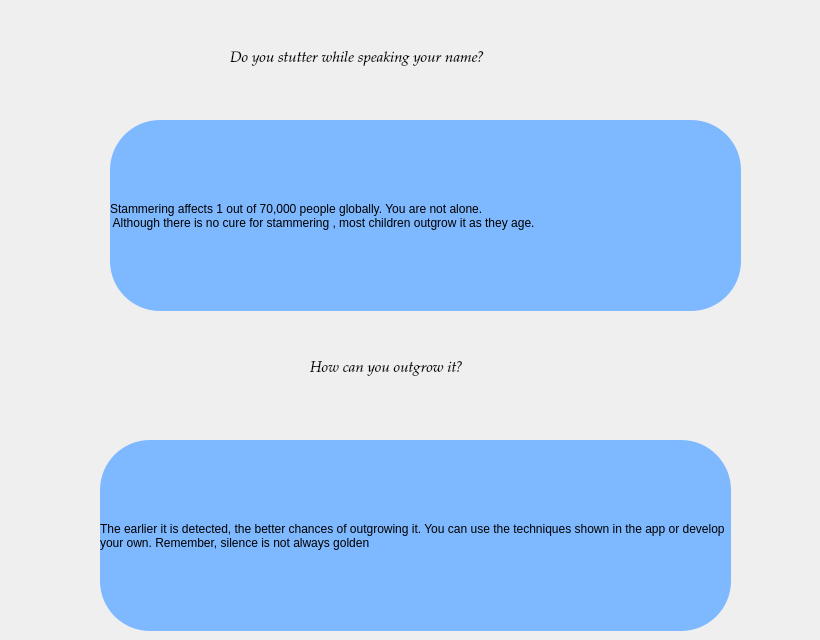
    <widget class="QWidget" name="page">
     <property name="styleSheet">
      <string notr="true"/>
     </property>
     <widget class="QLabel" name="label">
      <property name="geometry">
       <rect>
        <x>230</x>
        <y>30</y>
        <width>361</width>
        <height>61</height>
       </rect>
      </property>
      <property name="font">
       <font>
        <family>Palatino Linotype</family>
        <pointsize>11</pointsize>
       </font>
      </property>
      <property name="styleSheet">
       <string notr="true">background-color:&quot;pink&quot;;
border-radius:20px;
</string>
      </property>
      <property name="text">
       <string>&lt;html&gt;&lt;head/&gt;&lt;body&gt;&lt;p&gt;&lt;span style=&quot; font-style:italic;&quot;&gt;Do you stutter while speaking your name?&lt;/span&gt;&lt;/p&gt;&lt;/body&gt;&lt;/html&gt;</string>
      </property>
     </widget>
     <widget class="QPushButton" name="pushButton">
      <property name="geometry">
       <rect>
        <x>780</x>
        <y>20</y>
        <width>31</width>
        <height>41</height>
       </rect>
      </property>
      <property name="styleSheet">
       <string notr="true">image: url(:/newPrefix/download.jpg);
border-radius:10px;
color:&quot;red&quot;;</string>
      </property>
      <property name="text">
       <string/>
      </property>
     </widget>
     <widget class="QLabel" name="label_7">
      <property name="geometry">
       <rect>
        <x>110</x>
        <y>120</y>
        <width>631</width>
        <height>191</height>
       </rect>
      </property>
      <property name="styleSheet">
       <string notr="true">background-color:rgb(126, 184, 255);
font: 12pt &quot;Segoe Script&quot;;
border-radius:50px;
</string>
      </property>
      <property name="text">
       <string>Stammering affects 1 out of 70,000 people globally. You are not alone.
 Although there is no cure for stammering , most children outgrow it as they age.</string>
      </property>
      <property name="scaledContents">
       <bool>false</bool>
      </property>
      <property name="wordWrap">
       <bool>true</bool>
      </property>
     </widget>
     <widget class="QLabel" name="label_4">
      <property name="geometry">
       <rect>
        <x>310</x>
        <y>340</y>
        <width>201</width>
        <height>61</height>
       </rect>
      </property>
      <property name="font">
       <font>
        <family>Palatino Linotype</family>
        <pointsize>11</pointsize>
       </font>
      </property>
      <property name="styleSheet">
       <string notr="true">background-color:&quot;pink&quot;;
border-radius:20px;
</string>
      </property>
      <property name="text">
       <string>&lt;html&gt;&lt;head/&gt;&lt;body&gt;&lt;p&gt;&lt;span style=&quot; font-style:italic;&quot;&gt;How can you outgrow it?&lt;/span&gt;&lt;/p&gt;&lt;/body&gt;&lt;/html&gt;</string>
      </property>
     </widget>
     <widget class="QLabel" name="label_8">
      <property name="geometry">
       <rect>
        <x>100</x>
        <y>440</y>
        <width>631</width>
        <height>191</height>
       </rect>
      </property>
      <property name="styleSheet">
       <string notr="true">background-color:rgb(126, 184, 255);
font: 12pt &quot;Segoe Script&quot;;
border-radius:50px;
</string>
      </property>
      <property name="text">
       <string>The earlier it is detected, the better chances of outgrowing it. You can use the techniques shown in the app or develop your own. Remember, silence is not always golden</string>
      </property>
      <property name="scaledContents">
       <bool>false</bool>
      </property>
      <property name="wordWrap">
       <bool>true</bool>
      </property>
     </widget>
    </widget>
